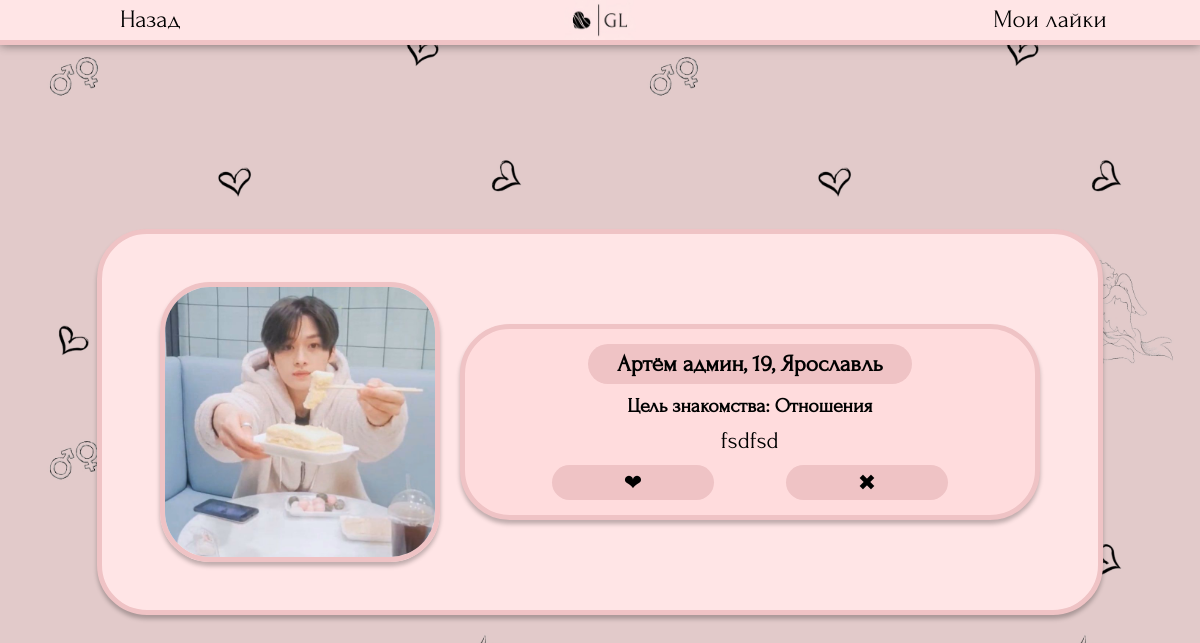
Screenshot of /searching/5/ (signed in) with the database file from the repository.
### searching/models.py (models this page shows, shortened)
class Profile(models.Model):
    genders = (
        ('Парень', 'Парень'),
        ('Девушка', 'Девушка')
    )
    point_of_searching_list = (
        ('Отношения', 'Отношения'),
        ('Свидания', 'Свидания'),
        ('Дружба', 'Дружба'),
        ('Общение', 'Общение'),
    )
    name = models.CharField ('Имя', max_length=50)
    avatar = models.ImageField ('Фото', upload_to='photos/users', default='photos/default_avatar.jpg')
    age = models.IntegerField("Возраст")
    gender = models.CharField ("Пол", choices=genders, max_length=30, default=genders[0])
    point_of_searching = models.CharField ("Цель знакомства", choices=point_of_searching_list, max_length=30, default=point_of_searching_list[0])
    city = models.CharField ('Город', max_length=100, default="Не указано")
    description = models.TextField ('О себе', max_length=300)
    social = models.CharField ('Ссылка на соцсеть', max_length=50, default='@name')
    user = models.OneToOneField(User, verbose_name='Автор анкеты', on_delete=models.CASCADE)
    age_search_min = models.IntegerField("Возраст поиска (от)", default=18)
    age_search_max = models.IntegerField("Возраст поиска (до)", default=100)
    class Meta:
        verbose_name = "Анкета"
        verbose_name_plural = "Анкеты"

### searching/views.py (the view)
# urls.py: path('<int:pk>/', views.ProfileView.as_view(), name='oneprofile'), #один профиль
class ProfileView(View):
    def get(self, request, pk):
        try:
            profile = Profile.objects.get(id=pk)
            try:
                newpair = NewPair.objects.get (user1 = request.user, profile2 = profile)
                newpair.viewed1 = True
                newpair.save()
                return render(request, 'searching/profile.html', {'profile': profile, 'reply': 0, 'showsocial':1})
            except ObjectDoesNotExist:
                try:
                    newpair = NewPair.objects.get (user2 = request.user, profile1 = profile)
                    newpair.viewed2 = True
                    newpair.save()
                    return render(request, 'searching/profile.html', {'profile': profile, 'reply': 0, 'showsocial':1})
                except ObjectDoesNotExist:
                    try:
                        reaction = Reactions.objects.get (like_receiver = request.user, like_sender_profile = profile)
                        reaction.viewed = True
                        reaction.save()
                        return render(request, 'searching/profile.html', {'profile': profile, 'reply': 1, 'showsocial':0})
                    except ObjectDoesNotExist:
                        defaults = load_defaults(request)
                        if not(defaults['city'] == profile.city and defaults['gender'] != profile.gender and defaults['minage']<=profile.age<=defaults['maxage']):
                            return redirect('profiles')
                        return render(request, 'searching/profile.html', {'profile': profile, 'reply': 0, 'showsocial':0})
        except ObjectDoesNotExist:
            return redirect ('profiles')

### templates/searching/profile.html (shortened to what this page needs)
{% load static %}
<!DOCTYPE html>
<html>
    <head>
        <link rel="stylesheet" href="{% static 'css/profile.css' %}" type="text/css">
    </head>
    <body style="font-size: 20px;">
		<header>
            <button onclick="location.href='{% if reply == 0 %}{% url 'profiles' %}{% endif %}{% if reply == 1 %}{% url 'reactions' %}{% endif %}'">Назад</button>
			<a class="logocontainer" href="{% url 'profiles' %}"><img class="mainlogo" src='{% static "css/bg_mini.jpg" %}' ></a>
            <button onclick="location.href='{% url 'reactions' %}'">Мои лайки{% if unchecked_counter > 0 %} - {{unchecked_counter}}{% endif %}</button>
        </header>
		<main>
            <div class="oneprofile">
                <img src="{{profile.avatar.url}}" style="max-width: 30%;">
                <div class="text">
                    <h3>{{profile.name}},
                    {{profile.age}},
                    {{profile.city}}</h3>
                    <h6>Цель знакомства: {{profile.point_of_searching}}</h6>
                    <p>{{profile.description}}</p>
                    <div class="buttons">
                        {% if reply == 1 and showsocial == 0 %}<button onclick="location.href='{% url 'like_reply' profile.id %}'">❤</button>
                        <button onclick="location.href='{% url 'dislike_reply' profile.id %}'">✖</button>{% endif %}
                    </div>
                </div>
            </div>
        </main>
    </body>
</html>

### static/css/profile.css (style rules this page uses)
* { margin: 0; padding: 0; }
html { height: 100%; font-family: "Forum-Regular"; }
body { display: block; background-image: url("darkhearts.jpg"); background-size: 50%; font-family: "Forum-Regular"; }
header { width: 100%; display: flex; float: left; justify-content: space-between; align-items: center; position: fixed; background-color: #FFE5E6; box-shadow: 0px 0px 10px rgba(0, 0, 0, 0.5); border-bottom: 5px solid #EFC3C5; }
header button { font-size: 25px; width: 25%; background-color: rgba(0, 0, 0, 0); border: none; cursor: pointer; }
main { padding-top: 5.5vh; display: flex; justify-content: center; align-items: center; align-content: center; height: 94.5vh; }
button { font-family: "Forum-Regular"; max-height: 30px; }
.mainlogo { max-width: 100%; cursor: pointer; }
.logocontainer { max-width: 6%; display: flex; justify-self: center; }
.oneprofile { display: flex; justify-content: space-around; align-items: center; align-content: space-around; width: 75%; background: #FFE5E6; box-shadow: 0px 4px 4px 0px rgba(0, 0, 0, 0.25); padding: 4vw; border-radius: 50px; border: 5px solid #EFC3C5; }
.oneprofile img { max-height: 432px; border-radius: 50px; border: 5px solid #EFC3C5; box-shadow: 0px 4px 4px 0px rgba(0, 0, 0, 0.25); }
.oneprofile .text { display: flex; flex-flow: column; justify-content: center; align-items: center; align-content: space-between; width: 60%; background: #ffdcdd; box-shadow: 0px 4px 4px 0px rgba(0, 0, 0, 0.25); border-radius: 50px; border: 5px solid #EFC3C5; padding: 15px; }
h3 { display: flex; justify-content: center; align-items: center; min-width: 60%; min-height: 40px; background: #EFC3C5; border-radius: 50px; }
h6 { margin-top: 2%; font-size: 20px; }
.buttons { display: flex; justify-content: space-evenly; align-items: center; align-content: center; width: 100%; }
.buttons button { min-width: 30%; min-height: 35px; background: #EFC3C5; border-radius: 50px; border: 0; font-family: "Forum-Regular"; font-size: 22px; }
p { margin-top: 2%; margin-left: 5%; margin-right: 5%; margin-bottom: 2%; text-align: justify; font-size: 24px; }

### rows the page displays
Profile: avatar (picture), name "Артём админ", age "19", city "Ярославль", point_of_searching "Отношения", description "fsdfsd"
